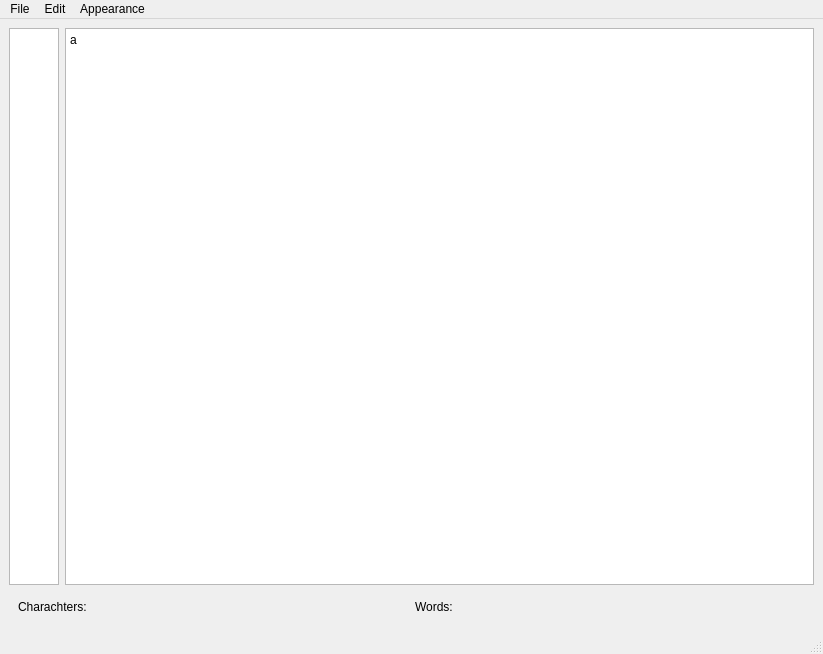
<?xml version="1.0" encoding="UTF-8"?>
<ui version="4.0">
 <class>MainWindow</class>
 <widget class="QMainWindow" name="MainWindow">
  <property name="geometry">
   <rect>
    <x>0</x>
    <y>0</y>
    <width>823</width>
    <height>654</height>
   </rect>
  </property>
  <property name="windowTitle">
   <string>MainWindow</string>
  </property>
  <widget class="QWidget" name="centralwidget">
   <layout class="QVBoxLayout" name="verticalLayout">
    <item>
     <layout class="QHBoxLayout" name="InputTextContainer">
      <item>
       <widget class="QPlainTextEdit" name="LineNum">
        <property name="maximumSize">
         <size>
          <width>50</width>
          <height>16777215</height>
         </size>
        </property>
       </widget>
      </item>
      <item>
       <widget class="QPlainTextEdit" name="InputText">
        <property name="plainText">
         <string>a</string>
        </property>
       </widget>
      </item>
     </layout>
    </item>
    <item>
     <widget class="QWidget" name="Infobar" native="true">
      <layout class="QHBoxLayout" name="horizontalLayout">
       <item>
        <widget class="QLabel" name="chars_label">
         <property name="sizePolicy">
          <sizepolicy hsizetype="Minimum" vsizetype="Minimum">
           <horstretch>0</horstretch>
           <verstretch>0</verstretch>
          </sizepolicy>
         </property>
         <property name="text">
          <string>Charachters:</string>
         </property>
        </widget>
       </item>
       <item>
        <widget class="QLabel" name="words_label">
         <property name="sizePolicy">
          <sizepolicy hsizetype="Minimum" vsizetype="Minimum">
           <horstretch>0</horstretch>
           <verstretch>0</verstretch>
          </sizepolicy>
         </property>
         <property name="text">
          <string>Words:</string>
         </property>
        </widget>
       </item>
      </layout>
     </widget>
    </item>
   </layout>
  </widget>
  <widget class="QMenuBar" name="menubar">
   <property name="geometry">
    <rect>
     <x>0</x>
     <y>0</y>
     <width>823</width>
     <height>24</height>
    </rect>
   </property>
   <widget class="QMenu" name="menuSave">
    <property name="title">
     <string>File</string>
    </property>
    <addaction name="actionSave"/>
    <addaction name="actionSave_As"/>
    <addaction name="actionExit"/>
   </widget>
   <widget class="QMenu" name="menuEditg">
    <property name="title">
     <string>Edit</string>
    </property>
   </widget>
   <widget class="QMenu" name="menuAppearance">
    <property name="title">
     <string>Appearance</string>
    </property>
    <addaction name="actionLight_Mode"/>
   </widget>
   <addaction name="menuSave"/>
   <addaction name="menuEditg"/>
   <addaction name="menuAppearance"/>
  </widget>
  <widget class="QStatusBar" name="statusbar"/>
  <action name="actionSave">
   <property name="text">
    <string>Save</string>
   </property>
   <property name="toolTip">
    <string>Save File</string>
   </property>
  </action>
  <action name="actionSave_As">
   <property name="text">
    <string>Save As</string>
   </property>
  </action>
  <action name="actionExit">
   <property name="text">
    <string>Exit</string>
   </property>
  </action>
  <action name="actionLight_Mode">
   <property name="checkable">
    <bool>true</bool>
   </property>
   <property name="text">
    <string>Light Mode</string>
   </property>
  </action>
 </widget>
 <resources/>
 <connections/>
</ui>
